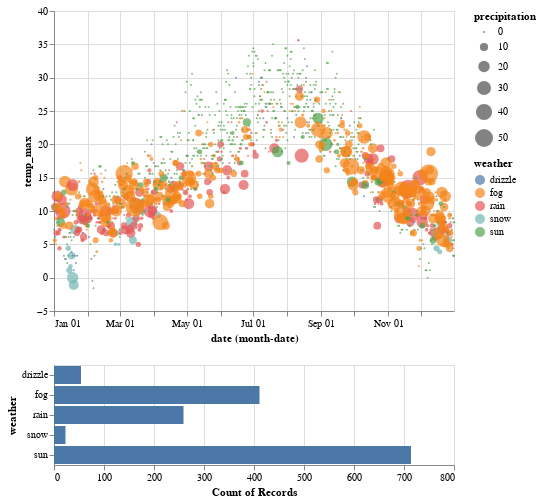

Here is the notebook cell this chart was saved with:
### Markdown cell above
Now, by combining the scatter plot and the histogram, you will see that highlighting the scatter plot will only focus on the relevant data points inside the interval. Thus, you will see the histogram gets updated while changing the highlighted intervals. We add `transform_filter()` to exclude data out of the highlighted intervals.

### Code cell
histogram = alt.Chart(weather_data).mark_bar().encode(
    x = 'count():Q',
    y = 'weather:N',
).properties(
    width = 400
).transform_filter(
    interval
)

scatter & histogram

### Figure 1 — Vega-Lite specification as saved in the notebook (floating-point values rounded to 4 significant figures; data arrays with more than 128 entries replaced by an {"elided": "..."} marker saying what was removed)
{"config": {"view": {"continuousWidth": 400, "continuousHeight": 300}}, "vconcat": [{"mark": "circle", "encoding": {"fill": {"type": "nominal", "field": "weather"}, "size": {"type": "quantitative", "field": "precipitation"}, "x": {"type": "temporal", "field": "date", "timeUnit": "monthdate"}, "y": {"type": "quantitative", "field": "temp_max"}}, "selection": {"selector001": {"type": "interval", "encodings": ["x"]}}}, {"mark": "bar", "encoding": {"x": {"type": "quantitative", "aggregate": "count"}, "y": {"type": "nominal", "field": "weather"}}, "transform": [{"filter": {"selection": "selector001"}}], "width": 400}], "data": {"name": "data-830c39fec90146253fb06a06c26374ef"}, "$schema": "https://vega.github.io/schema/vega-lite/v4.8.1.json", "datasets": {"data-830c39fec90146253fb06a06c26374ef": {"elided": "1461 records"}}}
